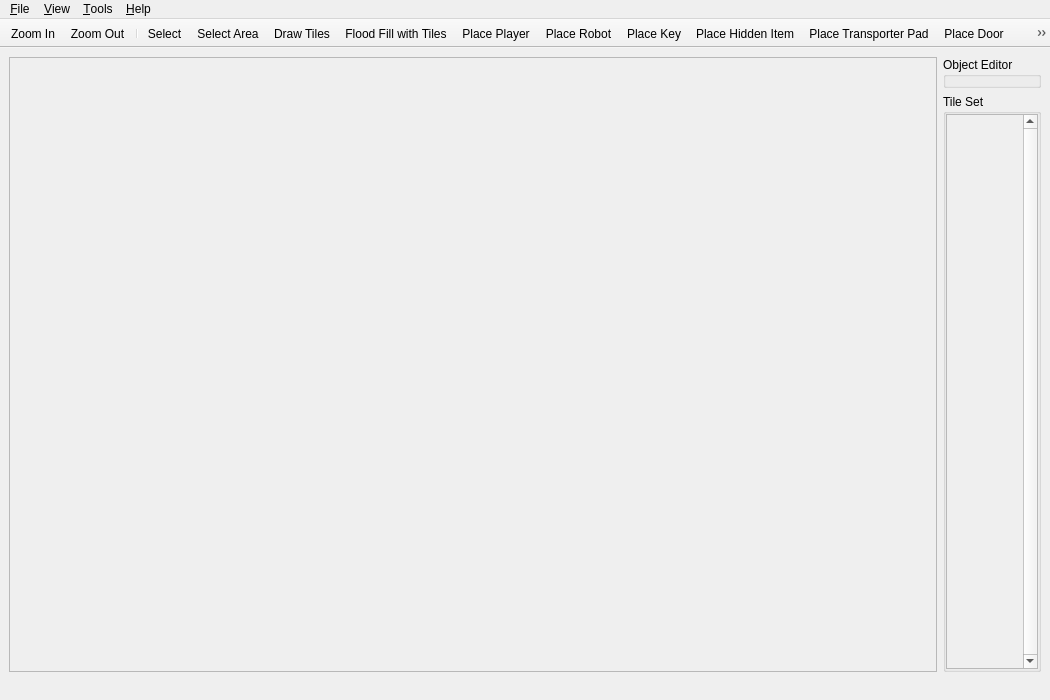
<?xml version="1.0" encoding="UTF-8"?>
<ui version="4.0">
 <class>MainWindow</class>
 <widget class="QMainWindow" name="MainWindow">
  <property name="geometry">
   <rect>
    <x>0</x>
    <y>0</y>
    <width>1050</width>
    <height>700</height>
   </rect>
  </property>
  <widget class="QWidget" name="centralwidget">
   <layout class="QHBoxLayout" name="horizontalLayout" stretch="1,0">
    <item>
     <widget class="ScrollArea" name="scrollAreaMap">
      <property name="sizePolicy">
       <sizepolicy hsizetype="Preferred" vsizetype="Preferred">
        <horstretch>0</horstretch>
        <verstretch>0</verstretch>
       </sizepolicy>
      </property>
      <property name="widgetResizable">
       <bool>true</bool>
      </property>
      <property name="alignment">
       <set>Qt::AlignCenter</set>
      </property>
      <widget class="QWidget" name="scrollAreaWidgetContents_2">
       <property name="geometry">
        <rect>
         <x>0</x>
         <y>0</y>
         <width>917</width>
         <height>611</height>
        </rect>
       </property>
       <layout class="QHBoxLayout" name="horizontalLayout_5">
        <property name="leftMargin">
         <number>0</number>
        </property>
        <property name="topMargin">
         <number>0</number>
        </property>
        <property name="rightMargin">
         <number>0</number>
        </property>
        <property name="bottomMargin">
         <number>0</number>
        </property>
        <item>
         <widget class="MapWidget" name="mapWidget" native="true">
          <property name="sizePolicy">
           <sizepolicy hsizetype="Fixed" vsizetype="Fixed">
            <horstretch>0</horstretch>
            <verstretch>0</verstretch>
           </sizepolicy>
          </property>
         </widget>
        </item>
       </layout>
      </widget>
     </widget>
    </item>
    <item>
     <layout class="QVBoxLayout" name="verticalLayout_3" stretch="0,1">
      <item>
       <widget class="ObjectEditWidget" name="objectEditor">
        <property name="title">
         <string>Object Editor</string>
        </property>
       </widget>
      </item>
      <item>
       <widget class="QGroupBox" name="groupTileSet">
        <property name="sizePolicy">
         <sizepolicy hsizetype="Preferred" vsizetype="Expanding">
          <horstretch>0</horstretch>
          <verstretch>0</verstretch>
         </sizepolicy>
        </property>
        <property name="title">
         <string>Tile Set</string>
        </property>
        <layout class="QVBoxLayout" name="verticalLayout">
         <property name="leftMargin">
          <number>0</number>
         </property>
         <property name="topMargin">
          <number>0</number>
         </property>
         <property name="rightMargin">
          <number>0</number>
         </property>
         <property name="bottomMargin">
          <number>0</number>
         </property>
         <item>
          <widget class="QScrollArea" name="scrollAreaTileSet">
           <property name="sizePolicy">
            <sizepolicy hsizetype="Preferred" vsizetype="Expanding">
             <horstretch>0</horstretch>
             <verstretch>0</verstretch>
            </sizepolicy>
           </property>
           <property name="verticalScrollBarPolicy">
            <enum>Qt::ScrollBarAlwaysOn</enum>
           </property>
           <property name="horizontalScrollBarPolicy">
            <enum>Qt::ScrollBarAsNeeded</enum>
           </property>
           <property name="widgetResizable">
            <bool>true</bool>
           </property>
           <widget class="QWidget" name="scrollAreaWidgetContents">
            <property name="geometry">
             <rect>
              <x>0</x>
              <y>0</y>
              <width>83</width>
              <height>549</height>
             </rect>
            </property>
            <layout class="QHBoxLayout" name="horizontalLayout_2">
             <property name="leftMargin">
              <number>0</number>
             </property>
             <property name="topMargin">
              <number>0</number>
             </property>
             <property name="rightMargin">
              <number>0</number>
             </property>
             <property name="bottomMargin">
              <number>0</number>
             </property>
             <item>
              <widget class="TileWidget" name="tileWidget" native="true">
               <property name="sizePolicy">
                <sizepolicy hsizetype="Fixed" vsizetype="Fixed">
                 <horstretch>0</horstretch>
                 <verstretch>0</verstretch>
                </sizepolicy>
               </property>
              </widget>
             </item>
            </layout>
           </widget>
          </widget>
         </item>
        </layout>
       </widget>
      </item>
     </layout>
    </item>
   </layout>
  </widget>
  <widget class="QMenuBar" name="menubar">
   <property name="geometry">
    <rect>
     <x>0</x>
     <y>0</y>
     <width>1050</width>
     <height>19</height>
    </rect>
   </property>
   <widget class="QMenu" name="menuView">
    <property name="title">
     <string>&amp;View</string>
    </property>
    <addaction name="separator"/>
    <addaction name="actionZoomIn"/>
    <addaction name="actionZoomOut"/>
    <addaction name="separator"/>
    <addaction name="actionShowObjects"/>
    <addaction name="actionShowGrid"/>
    <addaction name="separator"/>
    <addaction name="actionShowWalkable"/>
    <addaction name="actionShowHoverable"/>
    <addaction name="actionShowMoveable"/>
    <addaction name="actionShowDestructible"/>
    <addaction name="actionShowShootThrough"/>
    <addaction name="actionShowPushOnto"/>
    <addaction name="actionShowSearchable"/>
   </widget>
   <widget class="QMenu" name="menuFile">
    <property name="title">
     <string>&amp;File</string>
    </property>
    <addaction name="separator"/>
    <addaction name="actionNew"/>
    <addaction name="actionOpen"/>
    <addaction name="actionSave"/>
    <addaction name="actionSaveAs"/>
    <addaction name="separator"/>
    <addaction name="actionLoadTileset"/>
    <addaction name="separator"/>
    <addaction name="actionQuit"/>
   </widget>
   <widget class="QMenu" name="menuHelp">
    <property name="title">
     <string>&amp;Help</string>
    </property>
    <addaction name="actionAbout"/>
   </widget>
   <widget class="QMenu" name="menuTools">
    <property name="title">
     <string>&amp;Tools</string>
    </property>
    <addaction name="separator"/>
    <addaction name="actionSelect"/>
    <addaction name="actionSelectArea"/>
    <addaction name="separator"/>
    <addaction name="actionDrawTiles"/>
    <addaction name="actionFloodFill"/>
    <addaction name="separator"/>
    <addaction name="actionPlacePlayer"/>
    <addaction name="actionPlaceRobot"/>
    <addaction name="actionPlaceKey"/>
    <addaction name="actionPlaceHiddenItem"/>
    <addaction name="actionPlaceTransporterPad"/>
    <addaction name="actionPlaceDoor"/>
    <addaction name="actionPlaceElevator"/>
    <addaction name="actionPlaceTrashCompactor"/>
    <addaction name="actionPlaceWaterRaft"/>
    <addaction name="actionDeleteObject"/>
    <addaction name="separator"/>
   </widget>
   <addaction name="menuFile"/>
   <addaction name="menuView"/>
   <addaction name="menuTools"/>
   <addaction name="menuHelp"/>
  </widget>
  <widget class="QStatusBar" name="statusbar">
   <property name="sizeGripEnabled">
    <bool>false</bool>
   </property>
  </widget>
  <widget class="QToolBar" name="toolBar">
   <property name="windowTitle">
    <string>Main Toolbar</string>
   </property>
   <property name="movable">
    <bool>false</bool>
   </property>
   <property name="iconSize">
    <size>
     <width>16</width>
     <height>16</height>
    </size>
   </property>
   <property name="floatable">
    <bool>false</bool>
   </property>
   <attribute name="toolBarArea">
    <enum>TopToolBarArea</enum>
   </attribute>
   <attribute name="toolBarBreak">
    <bool>false</bool>
   </attribute>
   <addaction name="actionZoomIn"/>
   <addaction name="actionZoomOut"/>
   <addaction name="separator"/>
   <addaction name="actionSelect"/>
   <addaction name="actionSelectArea"/>
   <addaction name="actionDrawTiles"/>
   <addaction name="actionFloodFill"/>
   <addaction name="actionPlacePlayer"/>
   <addaction name="actionPlaceRobot"/>
   <addaction name="actionPlaceKey"/>
   <addaction name="actionPlaceHiddenItem"/>
   <addaction name="actionPlaceTransporterPad"/>
   <addaction name="actionPlaceDoor"/>
   <addaction name="actionPlaceElevator"/>
   <addaction name="actionPlaceTrashCompactor"/>
   <addaction name="actionPlaceWaterRaft"/>
   <addaction name="actionDeleteObject"/>
  </widget>
  <action name="actionShowWalkable">
   <property name="checkable">
    <bool>true</bool>
   </property>
   <property name="text">
    <string>Show &amp;Walkable</string>
   </property>
   <property name="shortcut">
    <string>1</string>
   </property>
  </action>
  <action name="actionShowHoverable">
   <property name="checkable">
    <bool>true</bool>
   </property>
   <property name="text">
    <string>Show &amp;Hoverable</string>
   </property>
   <property name="shortcut">
    <string>2</string>
   </property>
  </action>
  <action name="actionShowMoveable">
   <property name="checkable">
    <bool>true</bool>
   </property>
   <property name="text">
    <string>Show &amp;Movable</string>
   </property>
   <property name="shortcut">
    <string>3</string>
   </property>
  </action>
  <action name="actionShowDestructible">
   <property name="checkable">
    <bool>true</bool>
   </property>
   <property name="text">
    <string>Show &amp;Destructible</string>
   </property>
   <property name="shortcut">
    <string>4</string>
   </property>
  </action>
  <action name="actionShowShootThrough">
   <property name="checkable">
    <bool>true</bool>
   </property>
   <property name="text">
    <string>Show Shoot &amp;Through</string>
   </property>
   <property name="shortcut">
    <string>5</string>
   </property>
  </action>
  <action name="actionShowPushOnto">
   <property name="checkable">
    <bool>true</bool>
   </property>
   <property name="text">
    <string>Show &amp;Push Onto</string>
   </property>
   <property name="shortcut">
    <string>6</string>
   </property>
  </action>
  <action name="actionShowSearchable">
   <property name="checkable">
    <bool>true</bool>
   </property>
   <property name="text">
    <string>Show &amp;Searchable</string>
   </property>
   <property name="shortcut">
    <string>7</string>
   </property>
  </action>
  <action name="actionQuit">
   <property name="text">
    <string>&amp;Quit</string>
   </property>
   <property name="shortcut">
    <string>Ctrl+Q</string>
   </property>
  </action>
  <action name="actionZoomIn">
   <property name="icon">
    <iconset resource="res.qrc">
     <normaloff>:/res/zoom_in.svg</normaloff>:/res/zoom_in.svg</iconset>
   </property>
   <property name="text">
    <string>Zoom &amp;In</string>
   </property>
   <property name="toolTip">
    <string>Zoom In</string>
   </property>
   <property name="shortcut">
    <string>+</string>
   </property>
  </action>
  <action name="actionZoomOut">
   <property name="icon">
    <iconset resource="res.qrc">
     <normaloff>:/res/zoom_out.svg</normaloff>:/res/zoom_out.svg</iconset>
   </property>
   <property name="text">
    <string>Zoom &amp;Out</string>
   </property>
   <property name="shortcut">
    <string>-</string>
   </property>
  </action>
  <action name="actionShowObjects">
   <property name="checkable">
    <bool>true</bool>
   </property>
   <property name="text">
    <string>&amp;Show Objects</string>
   </property>
   <property name="shortcut">
    <string>Space</string>
   </property>
  </action>
  <action name="actionAbout">
   <property name="text">
    <string>&amp;About</string>
   </property>
  </action>
  <action name="actionClickEveryTile">
   <property name="text">
    <string>Click Every Tile</string>
   </property>
  </action>
  <action name="actionSelect">
   <property name="checkable">
    <bool>true</bool>
   </property>
   <property name="icon">
    <iconset resource="res.qrc">
     <normaloff>:/res/pointer.svg</normaloff>:/res/pointer.svg</iconset>
   </property>
   <property name="text">
    <string>&amp;Select</string>
   </property>
   <property name="toolTip">
    <string>Select objects on the map. Click on them to display and edit their properties.</string>
   </property>
   <property name="shortcut">
    <string>Esc</string>
   </property>
  </action>
  <action name="actionDrawTiles">
   <property name="checkable">
    <bool>true</bool>
   </property>
   <property name="icon">
    <iconset resource="res.qrc">
     <normaloff>:/res/paintbrush.svg</normaloff>:/res/paintbrush.svg</iconset>
   </property>
   <property name="text">
    <string>Draw &amp;Tiles</string>
   </property>
   <property name="toolTip">
    <string>Draw map tiles. Use this to draw the map background.</string>
   </property>
   <property name="shortcut">
    <string>T</string>
   </property>
  </action>
  <action name="actionShowGrid">
   <property name="checkable">
    <bool>true</bool>
   </property>
   <property name="text">
    <string>Show &amp;Grid</string>
   </property>
   <property name="shortcut">
    <string>G</string>
   </property>
  </action>
  <action name="actionLoadTileset">
   <property name="text">
    <string>Load &amp;Tileset...</string>
   </property>
  </action>
  <action name="actionPlacePlayer">
   <property name="checkable">
    <bool>true</bool>
   </property>
   <property name="icon">
    <iconset resource="res.qrc">
     <normaloff>:/res/stickfigure.svg</normaloff>:/res/stickfigure.svg</iconset>
   </property>
   <property name="text">
    <string>Place &amp;Player</string>
   </property>
   <property name="toolTip">
    <string>Place player</string>
   </property>
   <property name="shortcut">
    <string>P</string>
   </property>
  </action>
  <action name="actionPlaceRobot">
   <property name="checkable">
    <bool>true</bool>
   </property>
   <property name="icon">
    <iconset resource="res.qrc">
     <normaloff>:/res/hoverbot.svg</normaloff>:/res/hoverbot.svg</iconset>
   </property>
   <property name="text">
    <string>Place &amp;Robot</string>
   </property>
   <property name="toolTip">
    <string>Place robot</string>
   </property>
   <property name="shortcut">
    <string>R</string>
   </property>
  </action>
  <action name="actionDeleteObject">
   <property name="checkable">
    <bool>true</bool>
   </property>
   <property name="icon">
    <iconset resource="res.qrc">
     <normaloff>:/res/cross.svg</normaloff>:/res/cross.svg</iconset>
   </property>
   <property name="text">
    <string>Delete &amp;Object</string>
   </property>
   <property name="shortcut">
    <string>X</string>
   </property>
  </action>
  <action name="actionPlaceDoor">
   <property name="checkable">
    <bool>true</bool>
   </property>
   <property name="text">
    <string>Place &amp;Door</string>
   </property>
   <property name="toolTip">
    <string>Place door</string>
   </property>
   <property name="shortcut">
    <string>D</string>
   </property>
  </action>
  <action name="actionPlaceTransporterPad">
   <property name="checkable">
    <bool>true</bool>
   </property>
   <property name="text">
    <string>Place Transporter P&amp;ad</string>
   </property>
   <property name="toolTip">
    <string>Place transporter pad</string>
   </property>
   <property name="shortcut">
    <string>N</string>
   </property>
  </action>
  <action name="actionPlaceTrashCompactor">
   <property name="checkable">
    <bool>true</bool>
   </property>
   <property name="text">
    <string>Place Trash &amp;Compactor</string>
   </property>
   <property name="toolTip">
    <string>Place trash compactor</string>
   </property>
   <property name="shortcut">
    <string>C</string>
   </property>
  </action>
  <action name="actionPlaceElevator">
   <property name="checkable">
    <bool>true</bool>
   </property>
   <property name="text">
    <string>Place &amp;Elevator</string>
   </property>
   <property name="toolTip">
    <string>Place elevator</string>
   </property>
   <property name="shortcut">
    <string>E</string>
   </property>
  </action>
  <action name="actionPlaceWaterRaft">
   <property name="checkable">
    <bool>true</bool>
   </property>
   <property name="text">
    <string>Place &amp;Water Raft</string>
   </property>
   <property name="toolTip">
    <string>Place water raft</string>
   </property>
   <property name="shortcut">
    <string>W</string>
   </property>
  </action>
  <action name="actionPlaceKey">
   <property name="checkable">
    <bool>true</bool>
   </property>
   <property name="text">
    <string>Place &amp;Key</string>
   </property>
   <property name="toolTip">
    <string>Place key</string>
   </property>
   <property name="shortcut">
    <string>K</string>
   </property>
  </action>
  <action name="actionPlaceHiddenItem">
   <property name="checkable">
    <bool>true</bool>
   </property>
   <property name="text">
    <string>Place Hidden &amp;Item</string>
   </property>
   <property name="toolTip">
    <string>Place hidden item</string>
   </property>
   <property name="shortcut">
    <string>I</string>
   </property>
  </action>
  <action name="actionOpen">
   <property name="text">
    <string>&amp;Open Map...</string>
   </property>
   <property name="shortcut">
    <string>Ctrl+O</string>
   </property>
  </action>
  <action name="actionSave">
   <property name="text">
    <string>&amp;Save Map</string>
   </property>
   <property name="shortcut">
    <string>Ctrl+S</string>
   </property>
  </action>
  <action name="actionSaveAs">
   <property name="text">
    <string>Save Map &amp;As...</string>
   </property>
   <property name="shortcut">
    <string>Ctrl+Shift+S</string>
   </property>
  </action>
  <action name="actionNew">
   <property name="text">
    <string>&amp;New Map</string>
   </property>
   <property name="shortcut">
    <string>Ctrl+N</string>
   </property>
  </action>
  <action name="actionFloodFill">
   <property name="checkable">
    <bool>true</bool>
   </property>
   <property name="icon">
    <iconset resource="res.qrc">
     <normaloff>:/res/pour_bucket.svg</normaloff>:/res/pour_bucket.svg</iconset>
   </property>
   <property name="text">
    <string>&amp;Flood Fill with Tiles</string>
   </property>
   <property name="shortcut">
    <string>F</string>
   </property>
  </action>
  <action name="actionSelectArea">
   <property name="checkable">
    <bool>true</bool>
   </property>
   <property name="icon">
    <iconset resource="res.qrc">
     <normaloff>:/res/dashed_rectangle.svg</normaloff>:/res/dashed_rectangle.svg</iconset>
   </property>
   <property name="text">
    <string>Select &amp;Area</string>
   </property>
   <property name="shortcut">
    <string>A</string>
   </property>
  </action>
 </widget>
 <customwidgets>
  <customwidget>
   <class>TileWidget</class>
   <extends>QWidget</extends>
   <header>tilewidget.h</header>
   <container>1</container>
  </customwidget>
  <customwidget>
   <class>MapWidget</class>
   <extends>QWidget</extends>
   <header>mapwidget.h</header>
   <container>1</container>
  </customwidget>
  <customwidget>
   <class>ObjectEditWidget</class>
   <extends>QGroupBox</extends>
   <header>objecteditwidget.h</header>
   <container>1</container>
  </customwidget>
  <customwidget>
   <class>ScrollArea</class>
   <extends>QScrollArea</extends>
   <header>scrollarea.h</header>
   <container>1</container>
  </customwidget>
 </customwidgets>
 <resources>
  <include location="res.qrc"/>
 </resources>
 <connections/>
</ui>
